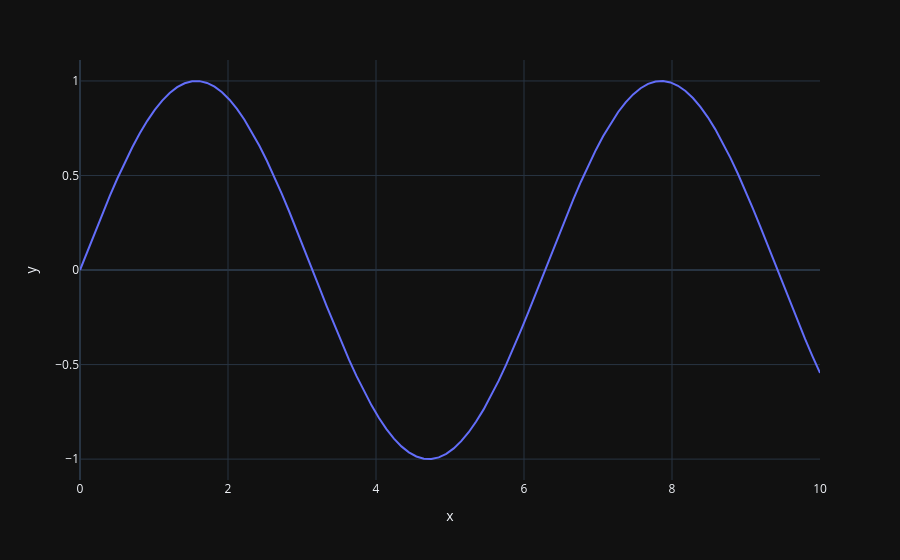

The cell this chart's notebook holds for it:
### Markdown cell above
# Creating Your First Line Plot (`px.line()`)

Let's create a basic line plot using px.line() and configure basic settings. For simplicity, we can demonstrate the Plotly Express approach here (single-line plotting).

### Code cell
# Simple line plot - Plotly Express method

# Create dataset (e.g., sine wave)
x = np.linspace(0, 10, 100)  # 100 evenly spaced points from 0 to 10
y = np.sin(x)

# Single line plotting
fig = px.line(x=x, y=y)
fig.show()
